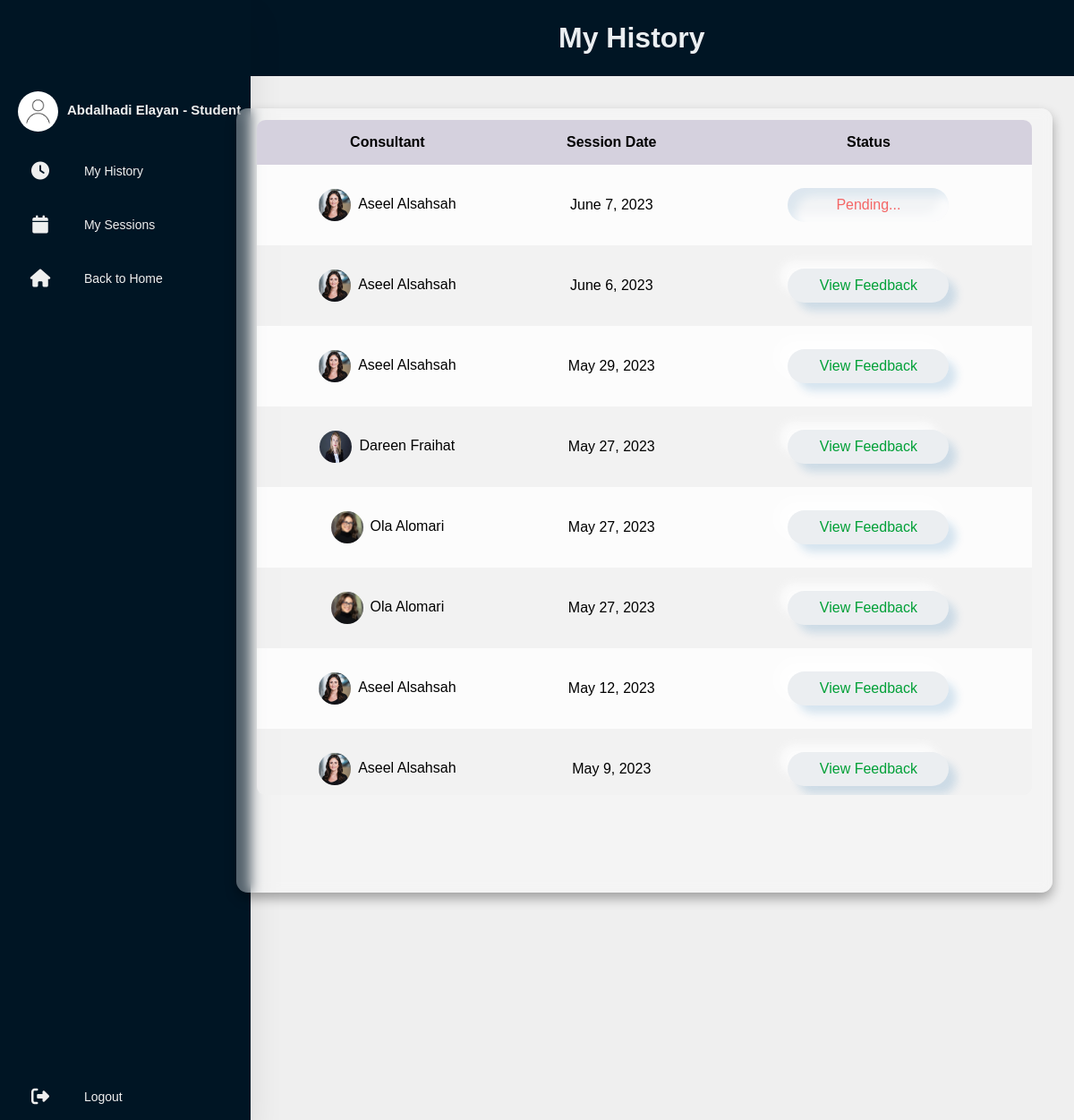
Page /studentHistory/6/ (signed in) on the committed database.
### base/models.py (models this page shows, shortened)
class MentalUser(AbstractUser):
    ROLE_CHOICES = (
        ('Student', 'Student'),
        ('Consultant', 'Consultant'),
    )
    username = models.CharField(max_length=50, null=True)
    email = models.EmailField(unique=True, null=True)
    role = models.CharField(max_length=20, choices=ROLE_CHOICES, default='student')
    USERNAME_FIELD = 'email'
    REQUIRED_FIELDS = []
    class Meta:
        verbose_name = 'Mental User'

class Consultant(MentalUser):
    major = models.CharField(max_length=200)
    profilePicture = models.ImageField(null=True, blank=True, default='user.png', upload_to='profilePicture/')
    resume = models.FileField(null=True, blank=True, upload_to='resumes/')
    startTime = models.TimeField(default=datetime.time(9, 0), null=True, blank=True)
    endTime = models.TimeField(default=datetime.time(15, 10), null=True, blank=True)
    class Meta:
        verbose_name = 'Consultant'

class BaseModel(models.Model):
    objects = ModelManager()
    class Meta:
        abstract = True

class Session(BaseModel, models.Model):
    sessionDate = models.DateField(null=True)
    sessionTime = models.TimeField(null=True)
    sessionEndTime = models.DateTimeField(null=True)
    consultant = models.ForeignKey(Consultant, on_delete=models.CASCADE)
    student = models.ForeignKey(Student, on_delete=models.CASCADE)

### base/views.py (the view)
# urls.py: path('studentHistory/<str:pk>/', views.student_history, name="studentHistory"),
@login_required(login_url='/login')
def student_history(request, pk):
    user = Student.objects.get(id=pk)
    sessions = Session.objects.filter(
        Q(student=user),
        Q(sessionDate__lt=datetime.today().date()) |
        Q(sessionDate=datetime.today().date(), sessionTime__lt=datetime.now().time())
    )
    session_data = []
    for session in sessions:
        scaled_feedback = ScaledFeedback.objects.filter(session=session).first()
        if scaled_feedback:
            button_color = 'green'
        else:
            button_color = 'red'
        session_data.append({
            'id': session.id,
            'date': session.sessionDate,
            'time': session.sessionTime,
            'button_color': button_color,
            'consultant': session.consultant,
            'scaled_feedback': scaled_feedback.scale if scaled_feedback else None,
        })
    reversed_session_data = reversed(session_data)
    context = {'user': user,
               'session_data': reversed_session_data, }
    return render(request, 'base/studentHistory.html', context)

### base/templates/base/studentHistory.html (shortened to what this page needs)
<!DOCTYPE html>
{% load static %}
<html lang="en">
<head>
    <link rel="stylesheet" href="https://cdnjs.cloudflare.com/ajax/libs/font-awesome/6.2.0/css/all.min.css"
/>
    <link rel="stylesheet" href="{% static 'styles/myAccount.css' %}">
</head>
<body>
<nav>
    <ul>
        <li>
            <a href="#" class="logo">
                <img src="{% static 'images/user.png' %}" alt="">
                <span class="nav-items"> {{user.username}} - Student</span>
            </a>
        </li>
        <li><a href="{% url 'studentHistory' user.id %}">
            <i class="fas fa-clock"></i>
            <span class="nav-items"> My History </span>
        </a></li>
        <li><a href="{% url 'studentSessions' user.id %}">
            <i class="fas fa-calendar"></i>
            <span class="nav-items"> My Sessions </span>
        </a></li>
        <li><a href="{% url 'home' %}">
            <i class="fas fa fa-home"></i>
            <span class="nav-items"> Back to Home </span>
        </a></li>
        <li><a href="{% url 'logout' %}" class="logout">
            <i class="fas fa-sign-out-alt"></i>
            <span class="nav-items"> Logout</span>
        </a></li>
    </ul>
</nav>
<div class="headings">
    <h1>My History</h1>
</div>
<div class="table-container">
    <main class="table">
        <section class="table__body">
            <table>
                <thead>
                <tr>
                    <th> Consultant</th>
                    <th> Session Date</th>
                    <th> Status</th>
                </tr>
                </thead>
                <tbody>
                {% for session in session_data %}
                <tr>
                    <td><img src="{{session.consultant.profilePicture.url}}" alt="">{{ session.consultant.username }}
                    </td>
                    <td>{{ session.date }}</td>
                    <td>
                        <form method="POST" action="{% url 'std_scaledFeedback' %}">
                            {% if session.button_color == 'green' %}
                            <button class="button">View Feedback
                            </button>
                            {% else %}
                            <button type="button" class="disabled">Pending...</button>
                            {% endif %}
                        </form>
                    </td>
                </tr>
                {% endfor %}
                </tbody>
            </table>
        </section>
    </main>
</div>
</body>
</html>

### static/styles/myAccount.css (style rules this page uses)
* { margin:0; padding: 0; outline: none; border: none; text-decoration: none; box-sizing: border-box; font-family: 'Lucida Sans Unicode', Geneva, Verdana, sans-serif; }
body { background: #efefef; }
nav { position: absolute; padding-top: 6.85%; bottom: 0; height: 100%; left: 0; background: #001524; width: 280px; overflow: hidden; transition: width 0.2s linear; box-shadow: 0 20px 35px rgba(0,0,0,0.1); }
.logo { text-align: center; display: flex; transition: all 0.5s ease; margin: 10px 0 0 10px; }
.logo img { width: 45px; height: 45px; border-radius: 50%; }
.logo span { font-weight: bold; font-size: 15px; }
a { position: relative; color: #efefef; font-size: 14px; display: table; width: 300px; padding: 10px; }
.fas { position: relative; width: 70px; height: 40px; top: 14px; font-size: 20px; text-align: center; }
.nav-items { position: relative; top: 12px; margin-left: 10px; }
.logout { position: absolute; bottom: 0; }
.headings { background-color: #001524; height: 5%; width: 100%; }
.headings h1 { margin-left: 50%; color: #ebeef1; padding: 2%; }
button { background: #ebeef1; padding: 10px; margin: 10px; width: 180px; cursor: pointer; border: none; border-radius: 50px; text-align: center; font-size: 16px; color: #00a037; box-shadow: 10px 10px 10px -1px rgba(10, 99, 169,0.16), -10px -10px 10px -1px rgba(255,255,255,0.70) ; }
.disabled { color: #ed0000; opacity: 0.6; cursor: not-allowed; box-shadow: inset 10px 10px 10px -1px rgba(10, 99, 169,0.16), inset -10px -10px 10px -1px rgba(255,255,255,0.70) ;; }
main.table { width: 76vw; height: 70vh; background-color: #fff5; margin-left: 22%; margin-top: 3%; backdrop-filter: blur(7px); box-shadow: 0 .4rem .8rem #0005; border-radius: .8rem; overflow: hidden; }
.table__body { width: 95%; max-height: calc(89% - 1.6rem); background-color: #fffb; margin: .8rem auto; border-radius: .6rem; overflow: auto; overflow: overlay; }
table { width: 100%; }
td img { width: 36px; height: 36px; margin-right: .5rem; border-radius: 50%; vertical-align: middle; }
table, th, td { border-collapse: collapse; padding: 1rem; text-align: left; }
thead th { text-align: center; top: 0; left: 0; background-color: #d5d1defe; cursor: pointer; text-transform: capitalize; }
td { text-align: center; }
tbody tr:nth-child(even) { background-color: #0000000b; }
tbody tr { --delay: .1s; transition: .5s ease-in-out var(--delay), background-color 0s; }
tbody tr td, tbody tr td p, tbody tr td img { transition: .2s ease-in-out; }

### rows in the picture
MentalUser: username "Abdalhadi Elayan"
Consultant: consultant.profilePicture (picture), consultant.username "Aseel Alsahsah", date "June 7, 2023", shows "Pending...", date "June 6, 2023", date "May 29, 2023", date "May 12, 2023", date "May 9, 2023"
Consultant: consultant.profilePicture (picture), consultant.username "Dareen Fraihat", date "May 27, 2023", shows "View Feedback"
Consultant: consultant.profilePicture (picture), consultant.username "Ola Alomari", date "May 27, 2023", shows "View Feedback"
